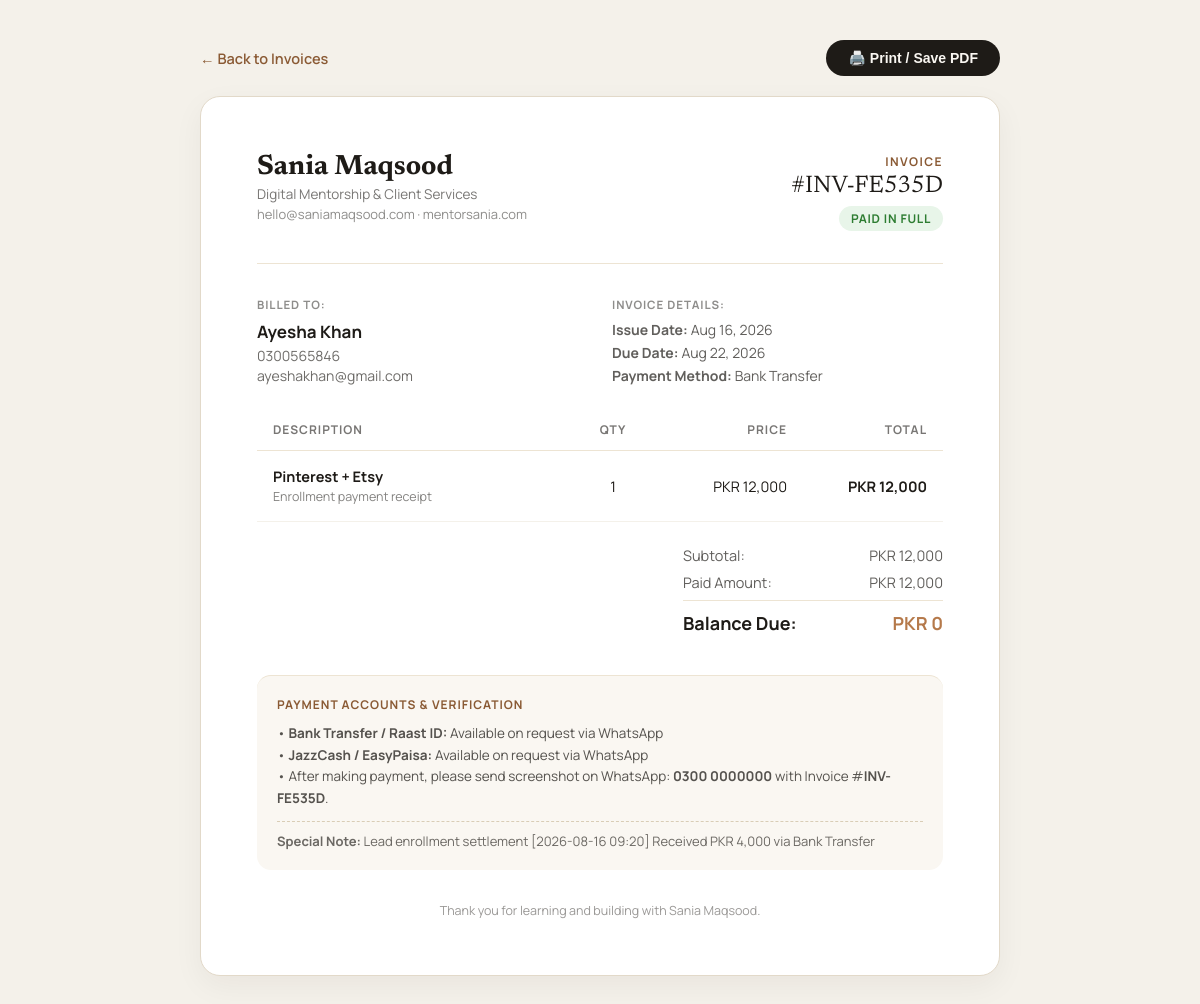
The app's page /panel/invoice-view.php?id=14 (signed in) with its own data.
### tables this page shows
CREATE TABLE invoices (
    id INTEGER PRIMARY KEY AUTOINCREMENT,
    invoice_number TEXT UNIQUE NOT NULL,
    type TEXT DEFAULT 'course', /* 'course', 'service', 'consulting' */
    client_name TEXT NOT NULL,
    client_email TEXT,
    client_phone TEXT,
    title TEXT NOT NULL,
    items_json TEXT NOT NULL,
    currency TEXT DEFAULT 'PKR', /* 'PKR', 'USD' */
    total_amount REAL NOT NULL,
    paid_amount REAL DEFAULT 0,
    status TEXT DEFAULT 'unpaid', /* 'unpaid', 'paid', 'partially_paid', 'cancelled' */
    payment_method TEXT, /* 'Bank Transfer', 'JazzCash', 'EasyPaisa', 'Stripe', 'Cash' */
    notes TEXT,
    issue_date DATE NOT NULL,
    due_date DATE,
    created_at DATETIME DEFAULT CURRENT_TIMESTAMP
);

### panel/invoice-view.php (the view, shortened to what this page needs)
<?php
require_once __DIR__ . '/auth.php';
$invId = intval($_GET['id'] ?? 0);
$stmt = $db->prepare("SELECT * FROM invoices WHERE id = ?");
$stmt->execute([$invId]);
$invoice = $stmt->fetch();
$items = json_decode($invoice['items_json'], true) ?: [];
?>
<!DOCTYPE html>
<html lang="en">
<head>
</head>
<body>
<div class="no-print" style="max-width:800px;margin:0 auto 20px;display:flex;align-items:center;justify-content:space-between">
  <a href="index.php?tab=invoices" style="color:#8A5A34;text-decoration:none;font-weight:600;font-size:14.5px">← Back to Invoices</a>
  <div style="display:flex;gap:10px">
    <button onclick="window.print()" style="background:#1E1B17;color:#FAF7F2;border:none;padding:10px 22px;border-radius:999px;font-weight:600;font-size:14px;cursor:pointer">🖨️ Print / Save PDF</button>
  </div>
</div>
<div class="invoice-wrapper">
  <div style="display:flex;flex-wrap:wrap;justify-content:space-between;align-items:start;gap:24px;padding-bottom:32px;border-bottom:1.5px solid #EDE4D3">
    <div>
      <h1 style="font-family:'Newsreader',Georgia,serif;font-size:28px;color:#1E1B17">Sania Maqsood</h1>
      <p style="font-size:13.5px;color:rgba(30,27,23,0.6);margin-top:4px">Digital Mentorship & Client Services</p>
      <p style="font-size:13px;color:rgba(30,27,23,0.5);margin-top:2px">hello@saniamaqsood.com · mentorsania.com</p>
    </div>
    <div style="text-align:right">
      <span style="display:block;font-size:12px;font-weight:700;letter-spacing:0.12em;text-transform:uppercase;color:#8A5A34">Invoice</span>
      <div style="font-family:'Newsreader',Georgia,serif;font-size:24px;color:#1E1B17;margin-top:4px">#<?php echo htmlspecialchars($invoice['invoice_number']); ?></div>
      <div style="margin-top:8px">
        <?php if ($invoice['status'] === 'paid'): ?>
          <span class="status-badge status-paid">PAID IN FULL</span>
        <?php elseif ($invoice['status'] === 'partially_paid'): ?>
          <span class="status-badge status-partial">PARTIALLY PAID</span>
        <?php else: ?>
          <span class="status-badge status-unpaid">PAYMENT PENDING</span>
        <?php endif; ?>
      </div>
    </div>
  </div>
  <div style="display:grid;grid-template-columns:repeat(auto-fit,minmax(220px,1fr));gap:24px;margin-top:28px">
    <div>
      <span style="font-size:11.5px;font-weight:700;letter-spacing:0.08em;text-transform:uppercase;color:rgba(30,27,23,0.5)">Billed To:</span>
      <h3 style="font-size:17px;font-weight:700;color:#1E1B17;margin-top:6px"><?php echo htmlspecialchars($invoice['client_name']); ?></h3>
      <?php if (!empty($invoice['client_phone'])): ?>
        <p style="font-size:14px;color:rgba(30,27,23,0.65);margin-top:3px"><?php echo htmlspecialchars($invoice['client_phone']); ?></p>
      <?php endif; ?>
      <?php if (!empty($invoice['client_email'])): ?>
        <p style="font-size:14px;color:rgba(30,27,23,0.65);margin-top:1px"><?php echo htmlspecialchars($invoice['client_email']); ?></p>
      <?php endif; ?>
    </div>
    <div>
      <span style="font-size:11.5px;font-weight:700;letter-spacing:0.08em;text-transform:uppercase;color:rgba(30,27,23,0.5)">Invoice Details:</span>
      <div style="margin-top:6px;font-size:14px;color:rgba(30,27,23,0.7);display:flex;flex-direction:column;gap:4px">
        <div><strong>Issue Date:</strong> <?php echo date('M d, Y', strtotime($invoice['issue_date'])); ?></div>
        <?php if (!empty($invoice['due_date'])): ?>
          <div><strong>Due Date:</strong> <?php echo date('M d, Y', strtotime($invoice['due_date'])); ?></div>
        <?php endif; ?>
        <?php if (!empty($invoice['payment_method'])): ?>
          <div><strong>Payment Method:</strong> <?php echo htmlspecialchars($invoice['payment_method']); ?></div>
        <?php endif; ?>
      </div>
    </div>
  </div>
  <table class="table">
    <thead>
      <tr>
        <th>Description</th>
        <th style="width:100px;text-align:center">Qty</th>
        <th style="width:140px;text-align:right">Price</th>
        <th style="width:140px;text-align:right">Total</th>
      </tr>
    </thead>
    <tbody>
      <?php if (empty($items)): ?>
        <tr>
          <td><?php echo htmlspecialchars($invoice['title']); ?></td>
          <td style="text-align:center">1</td>
          <td style="text-align:right"><?php echo htmlspecialchars($invoice['currency'] . ' ' . number_format($invoice['total_amount'])); ?></td>
          <td style="text-align:right"><strong><?php echo htmlspecialchars($invoice['currency'] . ' ' . number_format($invoice['total_amount'])); ?></strong></td>
        </tr>
      <?php else: ?>
        <?php foreach ($items as $item): ?>
          <tr>
            <td>
              <strong><?php echo htmlspecialchars($item['name'] ?? $invoice['title']); ?></strong>
              <?php if (!empty($item['desc'])): ?>
                <div style="font-size:12.5px;color:rgba(30,27,23,0.55);margin-top:2px"><?php echo htmlspecialchars($item['desc']); ?></div>
              <?php endif; ?>
            </td>
            <td style="text-align:center"><?php echo htmlspecialchars($item['qty'] ?? '1'); ?></td>
            <td style="text-align:right"><?php echo htmlspecialchars($invoice['currency'] . ' ' . number_format($item['price'] ?? $invoice['total_amount'])); ?></td>
            <td style="text-align:right"><strong><?php echo htmlspecialchars($invoice['currency'] . ' ' . number_format(($item['qty'] ?? 1) * ($item['price'] ?? $invoice['total_amount']))); ?></strong></td>
          </tr>
        <?php endforeach; ?>
      <?php endif; ?>
    </tbody>
  </table>
  <div style="margin-top:24px;display:flex;justify-content:flex-end">
    <div style="width:260px;display:flex;flex-direction:column;gap:8px">
      <div style="display:flex;justify-content:space-between;font-size:14.5px;color:rgba(30,27,23,0.7)">
        <span>Subtotal:</span>
        <span><?php echo htmlspecialchars($invoice['currency'] . ' ' . number_format($invoice['total_amount'])); ?></span>
      </div>
      <div style="display:flex;justify-content:space-between;font-size:14.5px;color:rgba(30,27,23,0.7)">
        <span>Paid Amount:</span>
        <span><?php echo htmlspecialchars($invoice['currency'] . ' ' . number_format($invoice['paid_amount'])); ?></span>
      </div>
      <div style="border-top:1.5px solid #EDE4D3;padding-top:10px;display:flex;justify-content:space-between;font-size:18px;font-weight:700;color:#1E1B17">
        <span>Balance Due:</span>
        <span style="color:#B5794A"><?php echo htmlspecialchars($invoice['currency'] . ' ' . number_format(max(0, $invoice['total_amount'] - $invoice['paid_amount']))); ?></span>
      </div>
    </div>
  </div>
  <div style="margin-top:40px;padding-top:24px;border-top:1px solid #EDE4D3;background:#FAF7F2;border-radius:14px;padding:20px">
    <span style="display:block;font-size:12px;font-weight:700;letter-spacing:0.08em;text-transform:uppercase;color:#8A5A34">Payment Accounts & Verification</span>
    <div style="margin-top:10px;font-size:13.5px;line-height:1.6;color:rgba(30,27,23,0.75)">
      <div>• <strong>Bank Transfer / Raast ID:</strong> Available on request via WhatsApp</div>
      <div>• <strong>JazzCash / EasyPaisa:</strong> Available on request via WhatsApp</div>
      <div>• After making payment, please send screenshot on WhatsApp: <strong>0300 0000000</strong> with Invoice #<strong><?php echo htmlspecialchars($invoice['invoice_number']); ?></strong>.</div>
    </div>
    <?php if (!empty($invoice['notes'])): ?>
      <div style="margin-top:12px;padding-top:10px;border-top:1px dashed #D9CDB6;font-size:13px;color:rgba(30,27,23,0.65)">
        <strong>Special Note:</strong> <?php echo htmlspecialchars($invoice['notes']); ?>
      </div>
    <?php endif; ?>
  </div>
  <div style="margin-top:32px;text-align:center;font-size:12.5px;color:rgba(30,27,23,0.45)">
    Thank you for learning and building with Sania Maqsood.
  </div>
</div>
</body>
</html>

### panel/invoice-view.php (style rules this page uses)
* { box-sizing: border-box; margin: 0; padding: 0; }
body { background: #F4F1EA; color: #1E1B17; font-family: 'Manrope', system-ui, sans-serif; padding: 40px 20px; -webkit-font-smoothing: antialiased; }
.invoice-wrapper { max-width: 800px; margin: 0 auto; background: #FFFFFF; border: 1px solid #E2D9C9; border-radius: 20px; padding: clamp(32px, 5vw, 56px); box-shadow: 0 10px 30px rgba(30,27,23,0.05); }
.table { width: 100%; border-collapse: collapse; margin-top: 24px; }
.table th { text-align: left; padding: 12px 16px; font-size: 12px; font-weight: 700; letter-spacing: 0.08em; text-transform: uppercase; color: rgba(30,27,23,0.6); border-bottom: 1.5px solid #EDE4D3; }
.table td { padding: 16px; font-size: 14.5px; border-bottom: 1px solid #F4F1EA; }
.status-badge { display: inline-block; padding: 4px 12px; border-radius: 999px; font-size: 12px; font-weight: 700; letter-spacing: 0.06em; text-transform: uppercase; }
.status-paid { background: #E8F5E9; color: #2E7D32; }

### records on screen
invoices: invoice_number "INV-FE535D", client_name "Ayesha Khan", client_phone "0300565846", client_email "ayeshakhan@gmail.com", issue_date "Aug 16, 2026", due_date "Aug 22, 2026", payment_method "Bank Transfer", title "Pinterest + Etsy", desc "Enrollment payment receipt", qty "1", currency "PKR 12,000", currency+total_amount "PKR 12,000", currency+paid_amount "PKR 12,000", currency+total_amount+paid_amount "PKR 0", notes "Lead enrollment settlement [2026-08-16 09:20] Received PKR 4,000 via Bank Transfer"
